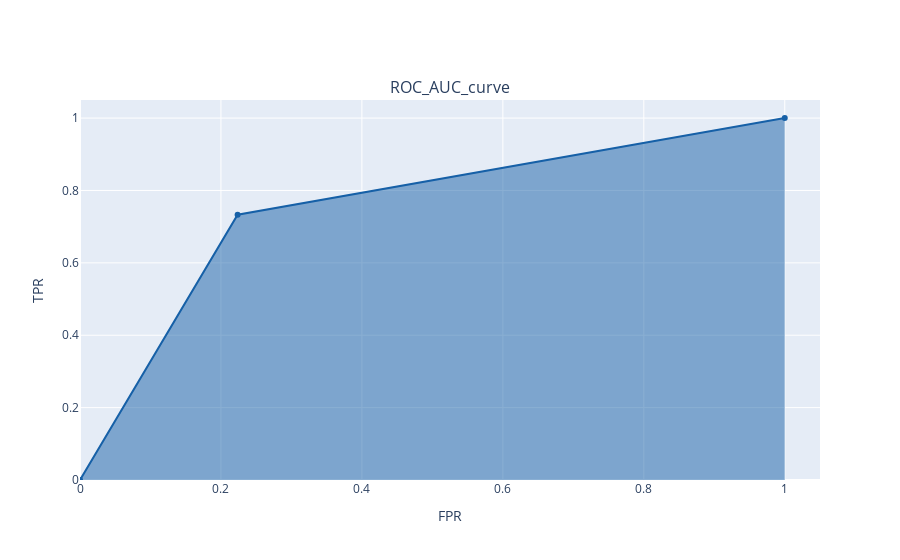

The cell this chart's notebook holds for it:
### Code cell
import plotly.offline as py
py.init_notebook_mode(connected=True)
import plotly.graph_objs as go
import plotly.subplots as tls
import plotly.figure_factory as ff
from sklearn.metrics import roc_curve
from sklearn.metrics import roc_auc_score

def plot_ROC_AUC(y_test, y_pred):
    fpr, tpr, t = roc_curve(y_test, y_pred)
    model_roc_auc = roc_auc_score(y_test, y_pred) # 得分
    trace = go.Scatter(x = fpr, y = tpr,
                       name = "ROC : " + str(model_roc_auc),
                       line = dict(color=('rgb(22, 96, 167)'), width = 2), fill = 'tozeroy')
    fig = tls.make_subplots(rows=1, cols=1, print_grid=False, subplot_titles=("ROC_AUC_curve",))
    fig.append_trace(trace,1,1)
    fig.layout.xaxis.update(dict(title="FPR"), range=[0, 1.05])
    fig.layout.yaxis.update(dict(title="TPR", range=[0, 1.05]))
    fig.layout.titlefont.size = 14 # 标题字体大小
    py.iplot(fig)
    
plot_ROC_AUC(y_test.squeeze(), y_pred)

### Figure 1 — Plotly figure (JSON) as saved in the notebook; plotly's stock layout.template omitted (floating-point values rounded to 4 significant figures)
{"data": [{"fill": "tozeroy", "line": {"color": "rgb(22, 96, 167)", "width": 2}, "name": "ROC : 0.7547344730544077", "type": "scatter", "x": [0, 0.2236, 1], "xaxis": "x", "y": [0, 0.7331, 1], "yaxis": "y"}], "layout": {"annotations": [{"font": {"size": 16}, "showarrow": false, "text": "ROC_AUC_curve", "x": 0.5, "xanchor": "center", "xref": "paper", "y": 1, "yanchor": "bottom", "yref": "paper"}], "title": {"font": {"size": 14}}, "xaxis": {"anchor": "y", "domain": [0, 1], "range": [0, 1.05], "title": {"text": "FPR"}}, "yaxis": {"anchor": "x", "domain": [0, 1], "range": [0, 1.05], "title": {"text": "TPR"}}}}
